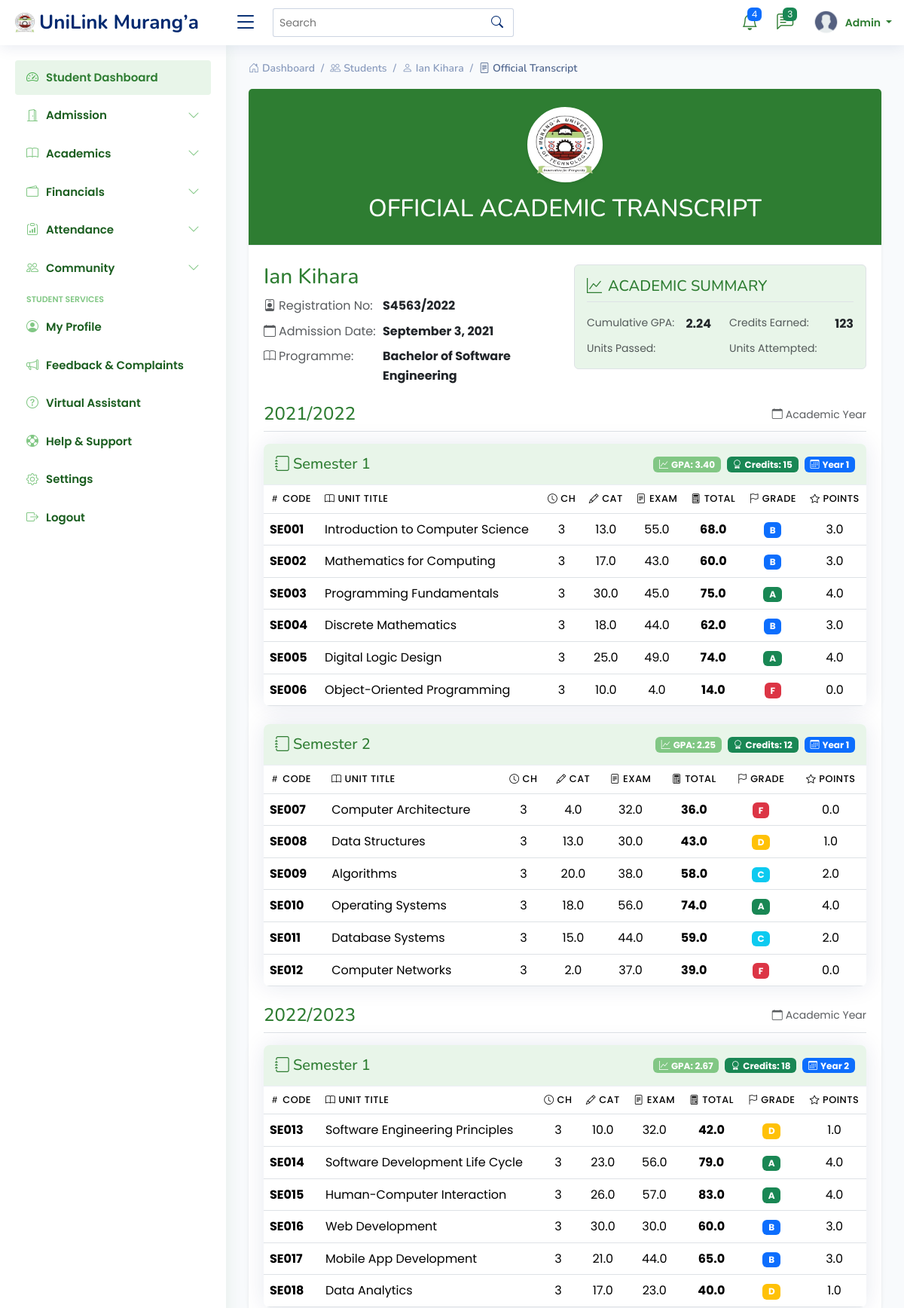
The app's page /student/116/transcript/ (upper part) with its own data.
### students_portal/models.py (models this page shows, shortened)
class Student(models.Model):
    registration_number = models.CharField(max_length=20, unique=True)
    first_name = models.CharField(max_length=100)
    last_name = models.CharField(max_length=100)
    middle_name = models.CharField(max_length=100, blank=True, null=True)
    id_number = models.CharField(max_length=20, blank=True, null=True)
    profile_picture = models.ImageField(upload_to='lecturer_profiles/', blank=True, null=True)
    programme = models.ForeignKey(Programme, on_delete=models.CASCADE, related_name='students')
    current_year = models.IntegerField()
    current_semester = models.IntegerField()
    date_of_admission = models.DateField()
    expected_graduation_date = models.DateField(blank=True, null=True)
    date_of_birth = models.DateField(blank=True, null=True)
    gender = models.CharField(max_length=10, choices=[
        ('M', 'Male'),
        ('F', 'Female'),
        ('O', 'Other')
    ], blank=True, null=True)
    email = models.EmailField(blank=True, null=True)
    phone_number = models.CharField(max_length=15, blank=True, null=True)
    religion = models.CharField(max_length=50, blank=True, null=True)
    county = models.CharField(max_length=50, blank=True, null=True)
    town = models.CharField(max_length=50, blank=True, null=True)
    postal_address = models.CharField(max_length=100, blank=True, null=True)
    postal_code = models.CharField(max_length=10, blank=True, null=True)
    parent_name = models.CharField(max_length=100, blank=True, null=True)
    parent_phone = models.CharField(max_length=15, blank=True, null=True)
    emergency_contact_name = models.CharField(max_length=100, blank=True, null=True)
    emergency_contact_relationship = models.CharField(max_length=50, blank=True, null=True)
    emergency_contact_phone = models.CharField(max_length=15, blank=True, null=True)
    is_active = models.BooleanField(default=True)
    status = models.CharField(max_length=20, choices=[
        ('active', 'Active'),
        ('inactive', 'Inactive'),
        ('graduated', 'Graduated'),
        ('deferred', 'Deferred'),
        ('suspended', 'Suspended'),
        ('transferred', 'Transferred'),
        ('withdrawn', 'Withdrawn')
    ], default='active')
    entry_mode = models.CharField(max_length=20, choices=[
        ('government_sponsored', 'Government-Sponsored'),
        ('self_sponsored', 'Self-Sponsored'),
        ('parallel', 'Parallel'),
        ('exchange', 'Exchange'),
        ('transfer', 'Transfer')
    ], default='government_sponsored')
    scholarship_info = models.TextField(blank=True, null=True)
    created_at = models.DateTimeField(auto_now_add=True)
    updated_at = models.DateTimeField(auto_now=True)
    def get_full_name(self):
        if self.middle_name:
            return f"{self.first_name} {self.middle_name} {self.last_name}"
        return f"{self.first_name} {self.last_name}"

class Programme(models.Model):
    name = models.CharField(max_length=200)
    code = models.CharField(max_length=20, unique=True)
    department = models.ForeignKey(Department, on_delete=models.CASCADE, related_name='programmes')
    duration_years = models.IntegerField()
    semesters_per_year = models.IntegerField(default=2)
    description = models.TextField(blank=True, null=True)

class AcademicYear(models.Model):
    name = models.CharField(max_length=50)
    start_date = models.DateField()
    end_date = models.DateField()
    is_current = models.BooleanField(default=False)

class Unit(models.Model):
    name = models.CharField(max_length=200)
    code = models.CharField(max_length=20, unique=True)
    description = models.TextField(blank=True, null=True)
    credit_hours = models.IntegerField(default=3)
    is_core = models.BooleanField(default=True)

class StudentUnitGrade(models.Model):
    enrollment = models.OneToOneField(StudentEnrollment, on_delete=models.CASCADE, related_name='final_grade')
    cat_average = models.DecimalField(max_digits=5, decimal_places=2)
    exam_score = models.DecimalField(max_digits=5, decimal_places=2)
    total_score = models.DecimalField(max_digits=5, decimal_places=2, null=True, blank=True)
    grade = models.ForeignKey(GradeSystem, on_delete=models.PROTECT, related_name='student_grades', null=True, blank=True)
    is_pass = models.BooleanField(default=False)
    remarks = models.TextField(blank=True, null=True)

### students_portal/views.py (the view)
# urls.py: path('student/<int:student_id>/transcript/', views.student_official_transcript, name='student_transcript'),
def student_official_transcript(request, student_id):
    student = get_object_or_404(Student, pk=student_id)
    transcript = get_student_transcript(student)
    context = {
        'student': student,
        'transcript': transcript
    }
    return render(request, 'academics/official_transcript.html', context)

### templates/academics/official_transcript.html (shortened to what this page needs)
{% extends "base/base.html" %}
{% load static %}
{% block content %}
<div class="pagetitle">
    <nav>
        <ol class="breadcrumb">
            <li class="breadcrumb-item"><a href="{% url 'admin_dashboard' %}"><i class="bi bi-house-door me-1"></i>Dashboard</a></li>
            <li class="breadcrumb-item"><a href="{% url 'database_students_list' %}"><i class="bi bi-people me-1"></i>Students</a></li>
            <li class="breadcrumb-item"><a href="{% url 'student_detail' student.id %}"><i class="bi bi-person me-1"></i>{{ transcript.student_info.name }}</a></li>
            <li class="breadcrumb-item active"><i class="bi bi-file-text me-1"></i>Official Transcript</li>
        </ol>
    </nav>
</div>
<section class="section">
    <div class="row">
        <div class="col-lg-12">
            <div class="card official-transcript border-0 shadow-sm">
                <div class="card-header bg-university-primary text-white py-4">
                    <div class="text-center position-relative">
                        <div class="university-seal mb-3 bg-white p-2 rounded-circle d-inline-flex justify-content-center align-items-center border border-3 border-white shadow-sm" style="width: 100px; height: 100px;">
                            <img src="{% static 'assets/img/logo.png' %}" alt="University Seal" height="80" class="img-fluid">
                        </div>
                        <h1 class="h2 mb-1">OFFICIAL ACADEMIC TRANSCRIPT</h1>
                    </div>
                </div>
                <br>
                <div class="card-body">
                    <div class="student-info mb-4">
                        <div class="row">
                            <div class="col-md-6">
                                <div class="d-flex flex-column">
                                    <h3 class="mb-2 text-university">{{ transcript.student_info.name }}</h3>
                                    <div class="d-flex mb-2">
                                        <span class="text-muted me-2" style="min-width: 150px;"><i class="bi bi-person-badge me-1"></i>Registration No:</span>
                                        <span class="fw-bold">{{ transcript.student_info.reg_number }}</span>
                                    </div>
                                    <div class="d-flex mb-2">
                                        <span class="text-muted me-2" style="min-width: 150px;"><i class="bi bi-calendar me-1"></i>Admission Date:</span>
                                        <span class="fw-bold">{{ transcript.student_info.admission_date|date:"F j, Y" }}</span>
                                    </div>
                                    <div class="d-flex">
                                        <span class="text-muted me-2" style="min-width: 150px;"><i class="bi bi-book me-1"></i>Programme:</span>
                                        <span class="fw-bold">{{ transcript.student_info.programme }}</span>
                                    </div>
                                </div>
                            </div>
                            <div class="col-md-6">
                                <div class="academic-summary p-3 border rounded bg-university-light">
                                    <h5 class="border-bottom pb-2 mb-3 text-university"><i class="bi bi-graph-up me-2"></i>ACADEMIC SUMMARY</h5>
                                    <div class="row">
                                        <div class="col-md-6 mb-2">
                                            <div class="d-flex justify-content-between">
                                                <span class="text-muted small">Cumulative GPA:</span>
                                                <span class="fw-bold">{{ transcript.cumulative_summary.gpa|floatformat:2 }}</span>
                                            </div>
                                        </div>
                                        <div class="col-md-6 mb-2">
                                            <div class="d-flex justify-content-between">
                                                <span class="text-muted small">Credits Earned:</span>
                                                <span class="fw-bold">{{ transcript.cumulative_summary.total_credits }}</span>
                                            </div>
                                        </div>
                                        <div class="col-md-6">
                                            <div class="d-flex justify-content-between">
                                                <span class="text-muted small">Units Passed:</span>
                                            </div>
                                        </div>
                                        <div class="col-md-6">
                                            <div class="d-flex justify-content-between">
                                                <span class="text-muted small">Units Attempted:</span>
                                            </div>
                                        </div>
                                    </div>
                                </div>
                            </div>
                        </div>
                    </div>
                    {% for year_id, year_data in transcript.academic_years.items %}
                    <div class="academic-year mb-4">
                        <div class="year-header d-flex justify-content-between align-items-center mb-3 border-bottom pb-2">
                            <h4 class="mb-0 text-university">{{ year_data.name }}</h4>
                            <div class="text-muted small"><i class="bi bi-calendar me-1"></i>Academic Year</div>
                        </div>
                        {% for semester_num, semester_data in year_data.semesters.items %}
                        <div class="semester-card card mb-4 border-university-light">
                            <div class="card-header bg-university-light d-flex justify-content-between align-items-center flex-wrap">
                                <h5 class="mb-2 mb-md-0 text-university">
                                    <i class="bi bi-journal me-1"></i>Semester {{ semester_num }}
                                </h5>
                                <div class="d-flex flex-wrap gap-2">
                                    <span class="badge bg-university-secondary">
                                        <i class="bi bi-graph-up me-1"></i>GPA: {{ semester_data.summary.gpa|floatformat:2 }}
                                    </span>
                                    <span class="badge bg-success">
                                        <i class="bi bi-award me-1"></i>Credits: {{ semester_data.summary.earned_credits }}
                                    </span>
                                    <span class="badge bg-primary">
                                        <i class="bi bi-calendar3 me-1"></i>Year {{ semester_data.units.0.year_of_study|default:1 }}
                                    </span>
                                </div>
                            </div>
                            <div class="card-body p-0">
                                <div class="table-responsive">
                                    <table class="table table-hover mb-0 transcript-table">
                                        <thead class="bg-university-light">
                                            <tr>
                                                <th class="text-nowrap"><i class="bi bi-hash me-1"></i>Code</th>
                                                <th><i class="bi bi-book me-1"></i>Unit Title</th>
                                                <th class="text-center"><i class="bi bi-clock me-1"></i>CH</th>
                                                <th class="text-center"><i class="bi bi-pencil me-1"></i>CAT</th>
                                                <th class="text-center"><i class="bi bi-file-text me-1"></i>Exam</th>
                                                <th class="text-center"><i class="bi bi-calculator me-1"></i>Total</th>
                                                <th class="text-center"><i class="bi bi-flag me-1"></i>Grade</th>
                                                <th class="text-center"><i class="bi bi-star me-1"></i>Points</th>
                                            </tr>
                                        </thead>
                                        <tbody>
                                            {% for unit in semester_data.units %}
                                            <tr>
                                                <td class="fw-bold text-university">{{ unit.code }}</td>
                                                <td>{{ unit.name }}</td>
                                                <td class="text-center">{{ unit.credit_hours }}</td>
                                                <td class="text-center">{{ unit.cat_average|floatformat:1|default:"-" }}</td>
                                                <td class="text-center">{{ unit.exam_score|floatformat:1|default:"-" }}</td>
                                                <td class="text-center fw-bold">{{ unit.total_score|floatformat:1|default:"-" }}</td>
                                                <td class="text-center">
                                                    <span class="badge
                                                        {% if unit.grade == 'A' %}bg-success
                                                        {% elif unit.grade == 'B' %}bg-primary
                                                        {% elif unit.grade == 'C' %}bg-info
                                                        {% elif unit.grade == 'D' %}bg-warning
                                                        {% elif unit.grade == 'E' %}bg-warning
                                                        {% elif unit.grade == 'F' %}bg-danger
                                                        {% else %}bg-secondary{% endif %}">
                                                        {{ unit.grade|default:"-" }}
                                                    </span>
                                                </td>
                                                <td class="text-center">
                                                    {% if unit.grade %}
                                                        {% with grade=unit.grade %}
                                                            {% if grade == 'A' %}4.0
                                                            {% elif grade == 'B' %}3.0
                                                            {% elif grade == 'C' %}2.0
                                                            {% elif grade == 'D' %}1.0
                                                            {% elif grade == 'E' %}0.5
                                                            {% elif grade == 'F' %}0.0
                                                            {% else %}-{% endif %}
                                                        {% endwith %}
                                                    {% else %}-{% endif %}
                                                </td>
                                            </tr>
                                            {% endfor %}
                                        </tbody>
                                    </table>
                                </div>
                            </div>
                        </div>
                        {% endfor %}
                    </div>
                    {% endfor %}
                </div>
            </div>
        </div>
    </div>
</section>
{% endblock %}

### records on screen
AcademicYear: name "2021/2022"
Unit: code "SE001", name "Introduction to Computer Science"
StudentUnitGrade: cat_average "13.0", exam_score "55.0", total_score "68.0"
Unit: code "SE002", name "Mathematics for Computing"
StudentUnitGrade: cat_average "17.0", exam_score "43.0", total_score "60.0"
Unit: code "SE003", name "Programming Fundamentals"
StudentUnitGrade: cat_average "30.0", exam_score "45.0", total_score "75.0"
Unit: code "SE004", name "Discrete Mathematics"
StudentUnitGrade: cat_average "18.0", exam_score "44.0", total_score "62.0"
Unit: code "SE005", name "Digital Logic Design"
StudentUnitGrade: cat_average "25.0", exam_score "49.0", total_score "74.0"
Unit: code "SE006", name "Object-Oriented Programming"
StudentUnitGrade: cat_average "10.0", exam_score "4.0", total_score "14.0"
Unit: code "SE007", name "Computer Architecture"
StudentUnitGrade: cat_average "4.0", exam_score "32.0", total_score "36.0"
Unit: code "SE008", name "Data Structures"
StudentUnitGrade: cat_average "13.0", exam_score "30.0", total_score "43.0"
Unit: code "SE009", name "Algorithms"
StudentUnitGrade: cat_average "20.0", exam_score "38.0", total_score "58.0"
Unit: code "SE010", name "Operating Systems"
StudentUnitGrade: cat_average "18.0", exam_score "56.0", total_score "74.0"
Unit: code "SE011", name "Database Systems"
StudentUnitGrade: cat_average "15.0", exam_score "44.0", total_score "59.0"
Unit: code "SE012", name "Computer Networks"
StudentUnitGrade: cat_average "2.0", exam_score "37.0", total_score "39.0"
AcademicYear: name "2022/2023"
Unit: code "SE013", name "Software Engineering Principles"
StudentUnitGrade: cat_average "10.0", exam_score "32.0", total_score "42.0"
Unit: code "SE014", name "Software Development Life Cycle"
StudentUnitGrade: cat_average "23.0", exam_score "56.0", total_score "79.0"
Unit: code "SE015", name "Human-Computer Interaction"
StudentUnitGrade: cat_average "26.0", exam_score "57.0", total_score "83.0"
Unit: code "SE016", name "Web Development"
StudentUnitGrade: cat_average "30.0", exam_score "30.0", total_score "60.0"
Unit: code "SE017", name "Mobile App Development"
StudentUnitGrade: cat_average "21.0", exam_score "44.0", total_score "65.0"
Unit: code "SE018", name "Data Analytics"
StudentUnitGrade: cat_average "17.0", exam_score "23.0", total_score "40.0"

### other values on screen
{{ transcript.student_info.name }} "Ian Kihara"
{{ transcript.cumulative_summary.gpa|floatformat:2 }} "2.24"
{{ transcript.cumulative_summary.total_credits }} "123"
{{ semester_num }} "1" "2" "1"
{{ semester_data.summary.gpa|floatformat:2 }} "3.40" "2.25" "2.67"
{{ semester_data.summary.earned_credits }} "15" "12" "18"
{{ semester_data.units.0.year_of_study|default:1 }} "1" "1" "2"
{{ unit.credit_hours }} "3" "3" "3" "3" "3" "3" "3" "3" "3" "3" "3" "3" "3" "3" "3" "3" "3" "3"
{{ unit.grade|default:"-" }} "B" "B" "A" "B" "A" "F" "F" "D" "C" "A" "C" "F" "D" "A" "A" "B" "B" "D"
